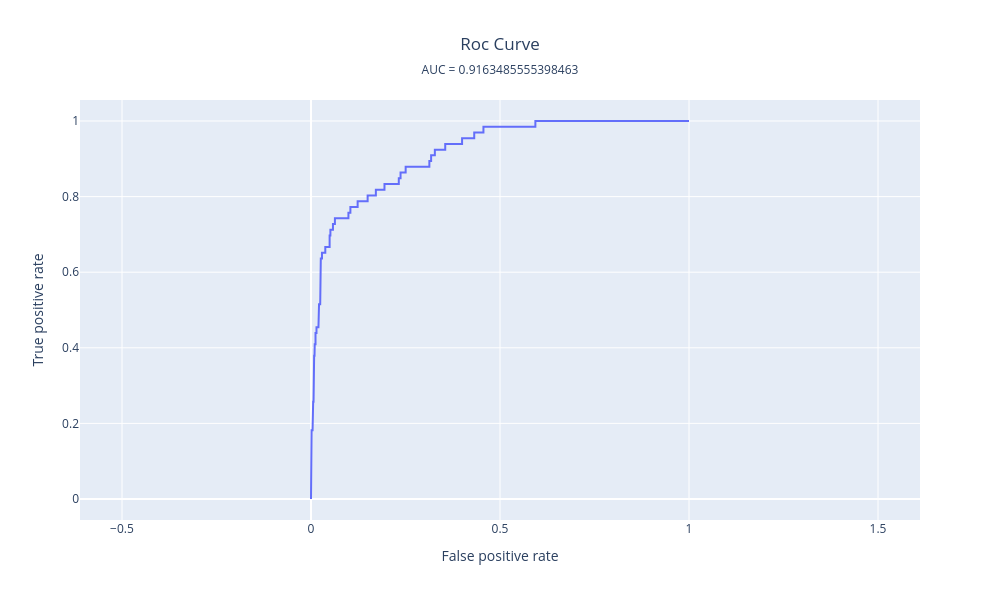

Notebook code cell kept with this figure:
### Code cell
from sklearn.metrics import roc_auc_score, roc_curve
import plotly.graph_objects as go

y_pred_prob = logistic_.predict_proba(X_test)[:, 1]
fpr, tpr, thresholds = roc_curve(y_test, y_pred_prob)
auc = roc_auc_score(y_test, y_pred_prob)

fig = go.Figure()
fig.add_trace(
    go.Scatter(
        x=fpr, y=tpr,
        mode="lines",
        customdata=thresholds,
))

fig.update_layout(
    title=dict(
        text = 'Roc Curve',
        x = 0.5,
        subtitle = dict(
            text = f'AUC = {auc}'
        )
    ),
    xaxis_title='False positive rate',
    yaxis_title='True positive rate',
    width=1000, height=600,
    legend=dict(x=0.6, y=0.1),
)
fig.update_yaxes(scaleanchor="x", scaleratio=1)
fig.show()
